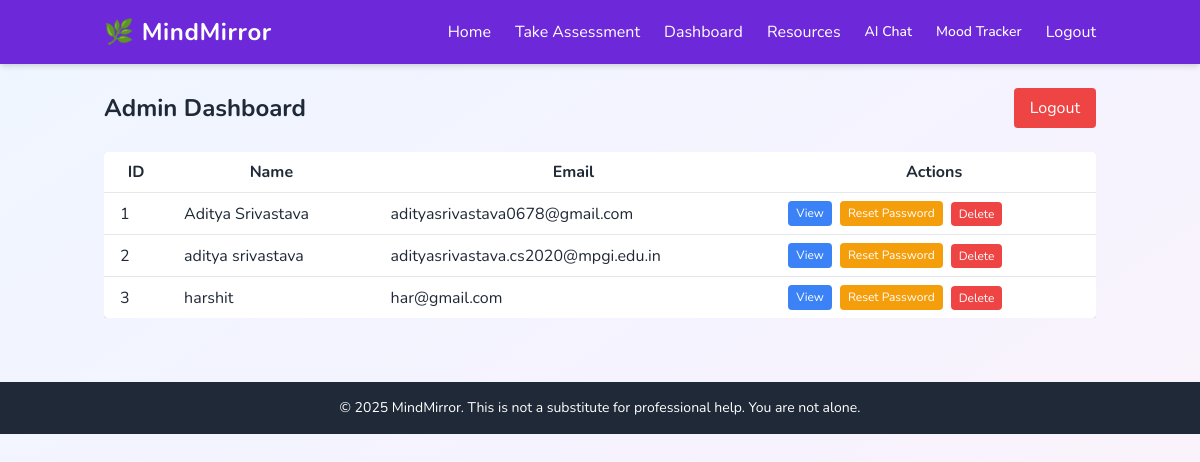
Screenshot of /admin/dashboard (signed in) with the database file from the repository.
### tables this page shows
CREATE TABLE users (
                id INTEGER PRIMARY KEY AUTOINCREMENT,
                name TEXT NOT NULL,
                email TEXT UNIQUE NOT NULL,
                password TEXT NOT NULL
            );

### admin_routes.py (the view)
@admin_bp.route('/dashboard')
@admin_login_required
def admin_dashboard():
    with sqlite3.connect('mindmirror.db') as conn:
        c = conn.cursor()
        c.execute("SELECT id, name, email FROM users")
        users = c.fetchall()
    return render_template('admin_dashboard.html', users=users)

### admin_routes.py (called while the page is built)
def admin_login_required(f):
    from functools import wraps
    @wraps(f)
    def decorated_function(*args, **kwargs):
        if not session.get('admin'):
            return redirect(url_for('admin.admin_login'))
        return f(*args, **kwargs)
    return decorated_function

### templates/admin_dashboard.html (shortened to what this page needs)
{% extends "base.html" %}
{% block content %}
<div class="flex flex-col md:flex-row md:justify-between items-center mb-6">
    <h2 class="text-2xl font-bold mb-4 md:mb-0">Admin Dashboard</h2>
    <a href="{{ url_for('admin.admin_logout') }}" class="bg-red-500 text-white px-4 py-2 rounded hover:bg-red-600">Logout</a>
</div>
<div class="overflow-x-auto">
<table class="min-w-full bg-white shadow rounded">
    <thead>
        <tr>
            <th class="py-2 px-4">ID</th>
            <th class="py-2 px-4">Name</th>
            <th class="py-2 px-4">Email</th>
            <th class="py-2 px-4">Actions</th>
        </tr>
    </thead>
    <tbody>
        {% for user in users %}
        <tr class="border-t">
            <td class="py-2 px-4">{{ user[0] }}</td>
            <td class="py-2 px-4">{{ user[1] }}</td>
            <td class="py-2 px-4">{{ user[2] }}</td>
            <td class="py-2 px-4 flex flex-col md:flex-row gap-2">
                <a href="{{ url_for('admin.user_detail', user_id=user[0]) }}" class="bg-blue-500 text-white px-2 py-1 rounded hover:bg-blue-600 text-xs">View</a>
                <a href="{{ url_for('admin.reset_password', user_id=user[0]) }}" class="bg-yellow-500 text-white px-2 py-1 rounded hover:bg-yellow-600 text-xs">Reset Password</a>
                <form method="post" action="{{ url_for('admin.delete_user', user_id=user[0]) }}" onsubmit="return confirm('Delete this user?');" class="inline">
                    <button type="submit" class="bg-red-500 text-white px-2 py-1 rounded hover:bg-red-600 text-xs">Delete</button>
                </form>
            </td>
        </tr>
        {% endfor %}
    </tbody>
</table>
</div>
{% endblock %}

### templates/base.html (style rules this page uses)
body { font-family: 'Nunito', sans-serif; }

### rows the page displays
users: id "1", name "Aditya Srivastava", email "adityasrivastava0678@gmail.com"
users: id "2", name "aditya srivastava", email "adityasrivastava.cs2020@mpgi.edu.in"
users: id "3", name "harshit", email "har@gmail.com"
